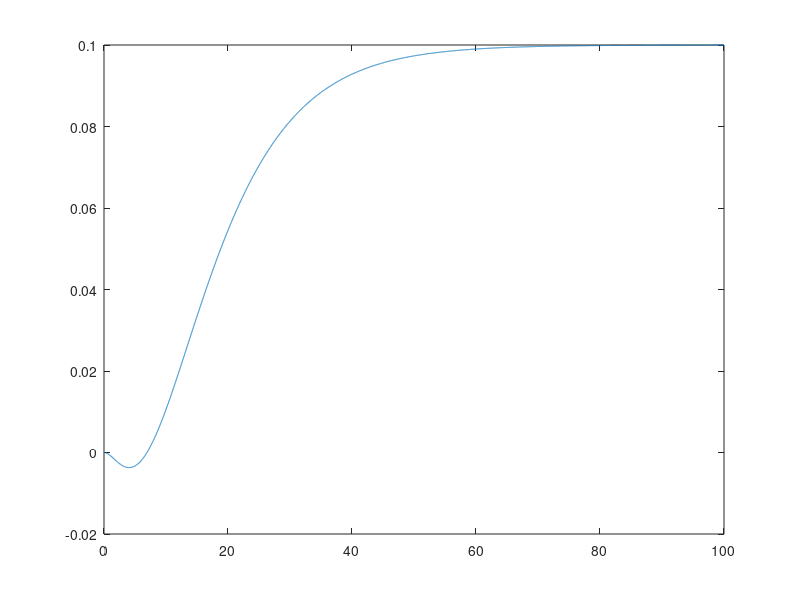

Write the MATLAB code that produced this figure. (Note: this script raises an error after producing the figure.)
clc
close all
clear
%
lambda_1 = -0.1;
lambda_2 = -0.2;
r        = 2;
det_ = @(t) -r.*(lambda_1 - lambda_2).*exp(t.*(lambda_1 + lambda_2)) + (r.*lambda_1 + lambda_2).*exp(t.*lambda_1) + (-r.*lambda_2 - lambda_1).*exp(t.*lambda_2) + lambda_1 - lambda_2;
%
t_range  = 0:0.01:100;
figure
plot(t_range, det_(t_range))

A        = [lambda_1 + lambda_2,1; -lambda_1*lambda_2, 0];
reverse_R = @(t) (exp(t.*(lambda_1 + lambda_2)).*lambda_1 - exp(t.*(lambda_1 + lambda_2)).*lambda_2 - exp(t.*lambda_1).*lambda_1 + lambda_2.*exp(t.*lambda_2))./(exp(t.*lambda_1).*lambda_2 - lambda_1.*exp(t.*lambda_2) + lambda_1 - lambda_2);
mp = @(t) exp(t.*(lambda_1 + lambda_2))./reverse_R(t).^2;
V  = @(t) (-exp(t.*lambda_1).*lambda_2 + lambda_1.*exp(t.*lambda_2) - lambda_1 + lambda_2)./(exp(t.*lambda_2) - exp(t.*lambda_1));
equi_type = 1;
T        = 10;
% B        =  [0; (1+0.2*1/reverse_R(T))];
B        =  [0; 2];
C        =  [1 0];
R        = eye(2) - B*C*A;
int_2    =  equi_type*[1; 0.98*V(T)-(lambda_1 + lambda_2)];
t_2      = 100;
fs       = 20;

[tout1,yout1,~,teout1,~,~]=...
    Single_DS_Impacting_Hybrid_system_integration(A,R,C,int_2,[0 t_2],fs,equi_type);
figure
plot(tout1,yout1(:,1))

%% 
[v,d] = eig(A);
%
scale  = 2;
figure
plot(v(1,1)*[-1 1]*scale, v(2,1)*[-1 1]*scale, 'k-')
hold on
plot(v(1,2)*[-1 1]*scale, v(2,2)*[-1 1]*scale, 'k-')
plot(yout1(:,1), yout1(:,2))